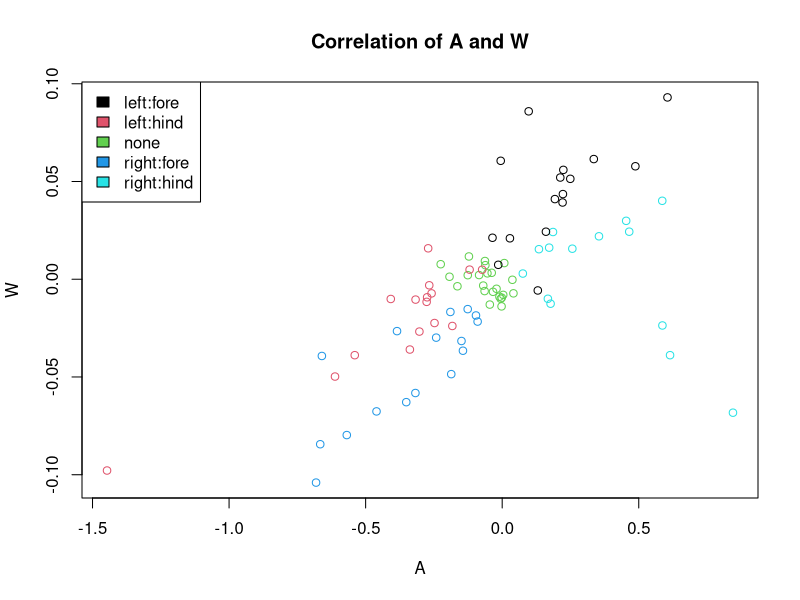
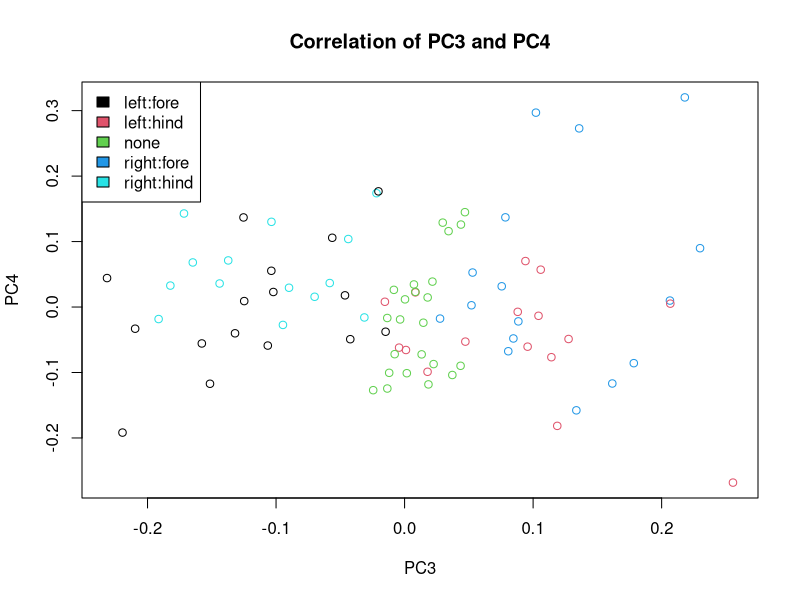
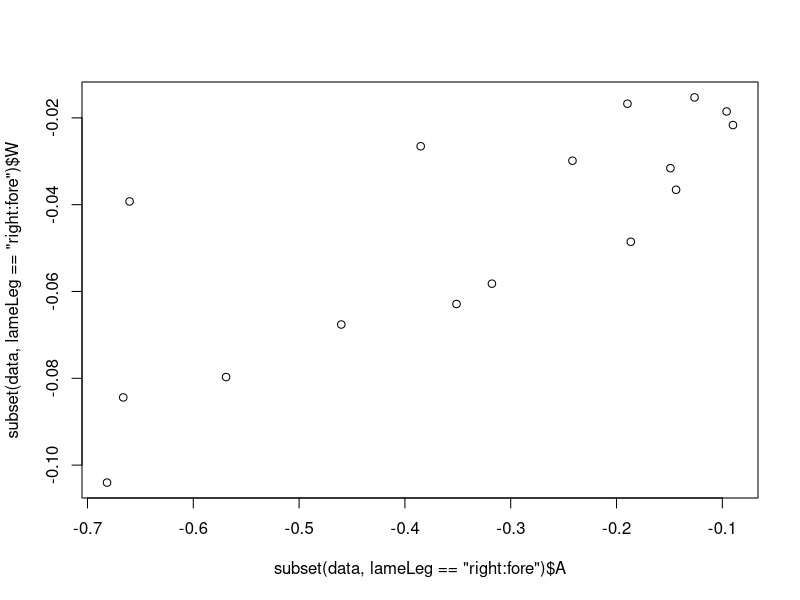
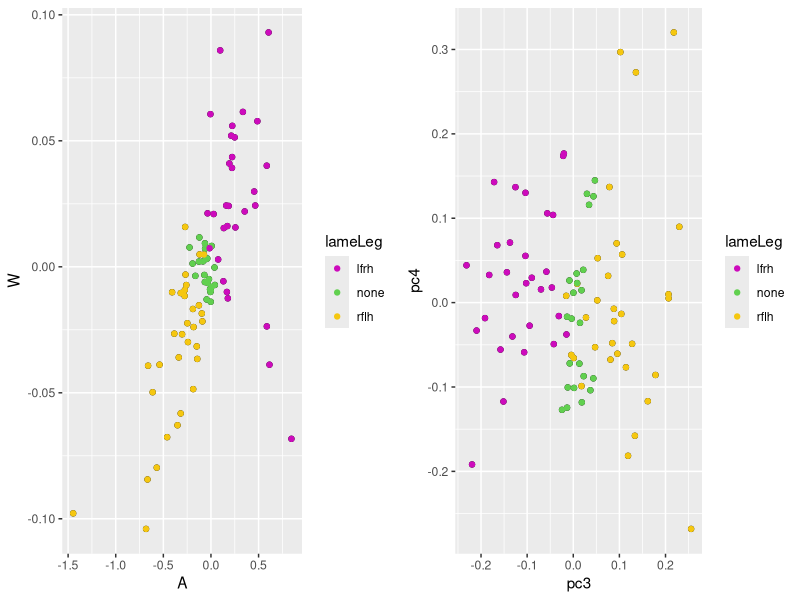

Write the R code that produced these figures, in order.
setwd("/Users/beheard/Library/CloudStorage/OneDrive-DanmarksTekniskeUniversitet/4. Semester/02445_ProjectStatisticalEvaluation/Project")
setwd("/Users/frederikravnborg/Library/CloudStorage/OneDrive-DanmarksTekniskeUniversitet/DTU-Frederik’s MacBook Pro/ProjStat/Project, Group/ProjStat")

data = read.table("horse_data23.txt")
dDia <- data
for (i in 1:85){
  if(dDia$lameLeg[i] == "right:fore" || dDia$lameLeg[i] == "left:hind"){
    dDia$lameLeg[i] <- "rflh"}
  else if (dDia$lameLeg[i] == "left:fore" || dDia$lameLeg[i] == "right:hind"){
    dDia$lameLeg[i] <- "lfrh"}
}
dDia$lameLeg <- as.factor(dDia$lameLeg)
dDia$horse <- as.factor(dDia$horse)

data$horse = as.factor(data$horse)
data$lameLeg = as.factor(data$lameLeg)
dDia

### DONT FUCK WITH THE COLORS! IT WORKS

#Correlation of AW
plot(data$A, data$W, col = data$lameLeg, main = "Correlation of A and W", xlab = "A", ylab = "W")
legend("topleft", legend = c("left:fore", "left:hind", "none", "right:fore", "right:hind"),fill=c(1,2,3,4,5))

#Correlation of PC3-PC4
plot(data$pc3, data$pc4, col = data$lameLeg, main = "Correlation of PC3 and PC4", xlab = "PC3", ylab = "PC4")
legend("topleft", legend = c("left:fore", "left:hind", "none", "right:fore", "right:hind"),fill=c(1,2,3,4,5))

# Correlation of right:fore and left:hind
plot(subset(data, lameLeg == "right:fore")$A, subset(data, lameLeg == "right:fore")$W)

par(mfrow=c(1,2))
#Correlation of AW
library("ggplot2")
require(gridExtra)

p1 <- ggplot(dDia,aes(x=A, y=W, group=lameLeg)) + geom_point() + geom_point(aes(color=lameLeg)) + scale_color_manual(values=c(6,3,7) )

#Correlation of PC
p2 <- ggplot(dDia,aes(x=pc3, y=pc4, group=lameLeg)) + geom_point() + geom_point(aes(color=lameLeg)) + scale_color_manual(values=c(6,3,7) )

grid.arrange(p1, p2, ncol=2)


